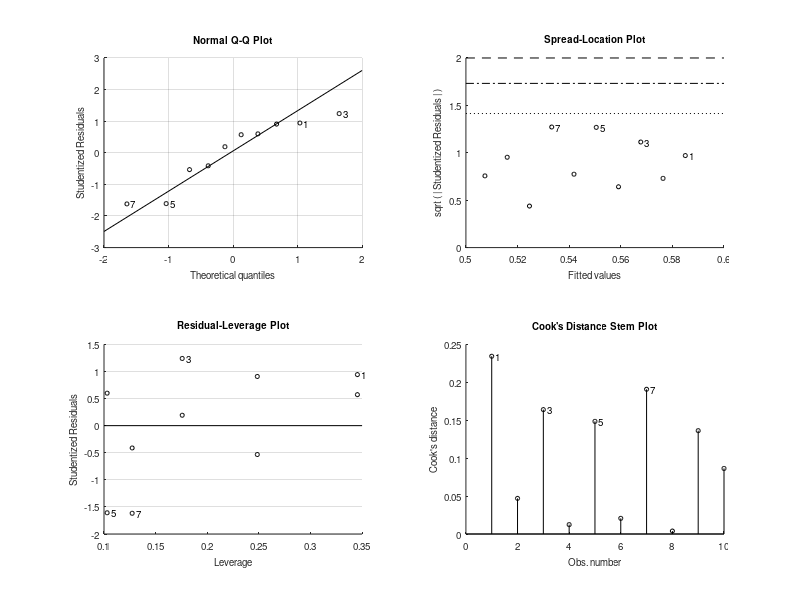

This chart was generated by the following MATLAB code: (Note: this script raises an error after producing the figure.)
% Definir las variables
duracion = 10; % Puedes cambiar esto al número de segundos que necesites
tiempo = (1:duracion)'; % Generar una serie de tiempo de 1 a duracion

% Generar datos de ejemplo (puedes reemplazar esto con tus propios datos)
datos = rand(duracion, 1); % Generar datos aleatorios como ejemplo

% Ajustar un modelo de regresión lineal
modelo = fitlm(tiempo, datos);

% Predicción a futuro
prediccion_hasta = 20; % Cuántos segundos en el futuro quieres predecir
tiempo_futuro = (1:prediccion_hasta)'; 
predicciones = predict(modelo, tiempo_futuro);

% Visualizar el modelo y las predicciones
figure;
hold on;
plot(tiempo, datos, 'bo', 'DisplayName', 'Datos Actuales');
plot(tiempo_futuro, predicciones, 'r-', 'DisplayName', 'Predicción');
xlabel('Tiempo (segundos)');
ylabel('Valor');
legend;
title('Modelo Predictivo en MATLAB');
hold off;

%%
% Definir las variables
duracion = 200; % Número total de puntos de datos
tiempo = (1:duracion)'; 

% Generar datos que aumentan linealmente hasta 100 y luego disminuyen
max_valor = 100;
mitad_duracion = round(duracion / 2);
datos = [linspace(1, max_valor, mitad_duracion)'; linspace(max_valor, 1, duracion - mitad_duracion)'];

% Ajustar un modelo de regresión lineal
modelo = fitlm(tiempo, datos);

% Predicción a futuro
prediccion_hasta = 250; % Cuántos segundos en el futuro quieres predecir
tiempo_futuro = (1:prediccion_hasta)'; 
predicciones = predict(modelo, tiempo_futuro);

% Visualizar el modelo y las predicciones
figure;
hold on;
plot(tiempo, datos, 'bo', 'DisplayName', 'Datos Actuales');
plot(tiempo_futuro, predicciones, 'r-', 'DisplayName', 'Predicción');
xlabel('Tiempo (segundos)');
ylabel('Valor');
legend;
title('Modelo Predictivo en MATLAB');
hold off;

%%
% Definir las variables
duracion = 200; % Número total de puntos de datos
tiempo = (1:duracion)';

% Generar datos que aumentan linealmente hasta 100 y luego disminuyen
max_valor = 100;
mitad_duracion = round(duracion / 2);
datos = [linspace(1, max_valor, mitad_duracion)'; linspace(max_valor, 1, duracion - mitad_duracion)'];

% Añadir aleatoriedad
aleatoriedad = randn(duracion, 1) * 5; % Aleatoriedad con desviación estándar de 5
datos_aleatorios = datos + aleatoriedad;

% Ajustar un modelo de regresión lineal
modelo = fitlm(tiempo, datos_aleatorios);

% Predicción a futuro
prediccion_hasta = 250; % Cuántos segundos en el futuro quieres predecir
tiempo_futuro = (1:prediccion_hasta)'; 
predicciones = predict(modelo, tiempo_futuro);

% Visualizar el modelo y las predicciones
figure;
hold on;
plot(tiempo, datos_aleatorios, 'bo', 'DisplayName', 'Datos Actuales con Aleatoriedad');
plot(tiempo_futuro, predicciones, 'r-', 'DisplayName', 'Predicción');
xlabel('Tiempo (segundos)');
ylabel('Valor');
legend;
title('Modelo Predictivo con Aleatoriedad en MATLAB');
hold off;

%%
% Definir las variables
duracion = 500; % Número total de puntos de datos
tiempo = (1:duracion)';

% Generar datos con comportamiento exponencial
max_valor = 100;
datos = max_valor * (exp(tiempo / max(tiempo)) - 1) / (exp(1) - 1); 

% Añadir aleatoriedad
aleatoriedad = randn(duracion, 1) * 5; % Aleatoriedad con desviación estándar de 5
datos_aleatorios = datos + aleatoriedad;

% Ajustar un modelo de regresión lineal
modelo = fitlm(tiempo, datos_aleatorios);

% Predicción a futuro
prediccion_hasta = 500; % Cuántos segundos en el futuro quieres predecir
tiempo_futuro = (1:prediccion_hasta)'; 
predicciones = predict(modelo, tiempo_futuro);

% Visualizar el modelo y las predicciones
figure;
hold on;
plot(tiempo, datos_aleatorios, 'bo', 'DisplayName', 'Datos Actuales con Aleatoriedad');
plot(tiempo_futuro, predicciones, 'r-', 'DisplayName', 'Predicción');
xlabel('Tiempo (segundos)');
ylabel('Valor');
legend;
title('Modelo Predictivo con Comportamiento Exponencial y Aleatoriedad en MATLAB');
hold off;

%%
% Definir las variables
duracion = 1000; % Número total de puntos de datos
tiempo = (1:duracion)';

% Generar datos con comportamiento exponencial decreciente
datos = 150 * log(tiempo); 

% Añadir aleatoriedad
aleatoriedad = randn(duracion, 1) ; % Aleatoriedad con desviación estándar de 5
datos_aleatorios = datos + aleatoriedad;

% Ajustar un modelo de regresión lineal
modelo = fitlm(tiempo, datos_aleatorios);

% Predicción a futuro
prediccion_hasta = 1500; % Cuántos segundos en el futuro quieres predecir
tiempo_futuro = (1:prediccion_hasta)'; 
predicciones = predict(modelo, tiempo_futuro);

% Visualizar el modelo y las predicciones
figure;
hold on;
plot(tiempo, datos_aleatorios, 'bo', 'DisplayName', 'Datos Actuales con Aleatoriedad');
plot(tiempo_futuro, predicciones, 'r-', 'DisplayName', 'Predicción');
xlabel('Tiempo (segundos)');
ylabel('Valor');
legend;
title('Modelo Predictivo con Comportamiento Exponencial Decreciente y Aleatoriedad en MATLAB');
hold off;

%%
% Definir el rango de x para cada segmento
x1 = linspace(1, 1000, 500);
x2 = linspace(1000, 2000, 500);

% Crear las funciones
y1 = log(x1); % Logarítmica de 0 a 1000
y2 = log(1000) * exp(-0.001 * (x2 - 1000)); % Decrecimiento lento después de 1000

% Unir las funciones y los rangos
x = [x1 x2];
y = [y1 y2];

% Graficar la función a trozos
plot(x, y)
xlabel('x')
ylabel('y')
title('Función a Trozos: log(x) y Decrecimiento Lento')
grid on

%%
% Definir el rango de x para cada segmento
x1 = linspace(1, 1000, 500);
x2 = linspace(1000, 2000, 500);

% Crear las funciones base
y1_base = log(x1); % Logarítmica de 0 a 1000
y2_base = log(1000) * exp(-0.001 * (x2 - 1000)); % Decrecimiento lento después de 1000

% Agregar ruido aleatorio a los datos
noise1 = 0.1 * randn(size(y1_base));
noise2 = 0.1 * randn(size(y2_base));

y1 = y1_base + noise1;
y2 = y2_base + noise2;

% Unir las funciones y los rangos
x = [x1 x2];
y = [y1 y2];

% Graficar la función a trozos con datos aleatorios
plot(x, y, 'o')
xlabel('x')
ylabel('y')
title('Datos Aleatorios con Comportamiento Definido')
grid on

%%
% Definir el rango de x para cada segmento
x1 = linspace(1, 1000, 500);
x2 = linspace(1000, 2000, 500);

% Crear las funciones base
y1_base = log(x1); % Logarítmica de 0 a 1000
y2_base = log(1000) * exp(-0.001 * (x2 - 1000)); % Decrecimiento lento después de 1000

% Agregar ruido aleatorio a los datos
noise1 = 0.1 * randn(size(y1_base));
noise2 = 0.1 * randn(size(y2_base));

y1 = y1_base + noise1;
y2 = y2_base + noise2;

% Unir las funciones y los rangos
x = [x1 x2];
y = [y1 y2];

% Ajuste de la curva para la parte logarítmica
coeffs1 = polyfit(x1, y1, 2); % Ajuste cuadrático como ejemplo
y_fit1 = polyval(coeffs1, x1);

% Ajuste de la curva para la parte decreciente
coeffs2 = polyfit(x2, y2, 2); % Ajuste cuadrático como ejemplo
y_fit2 = polyval(coeffs2, x2);

% Graficar los datos y el ajuste
figure;
plot(x, y, 'o'); hold on;
plot(x1, y_fit1, '-r', 'LineWidth', 2);
plot(x2, y_fit2, '-b', 'LineWidth', 2);
xlabel('x');
ylabel('y');
title('Datos Aleatorios y su Ajuste de Curva');
legend('Datos', 'Ajuste Log(x)', 'Ajuste Decrecimiento Lento');
grid on;

% Predicción de valores futuros
x_future = linspace(2000, 2500, 100);
y_future = polyval(coeffs2, x_future);

% Graficar predicción futura
figure;
plot(x_future, y_future, '-g', 'LineWidth', 2);
xlabel('x');
ylabel('y');
title('Predicción de Comportamiento Futuro');
grid on;

%%
% Definir el rango de x para cada segmento
x1 = linspace(1, 1000, 500);
x2 = linspace(1000, 1200, 500);

% Crear las funciones base
y1_base = log(x1); % Logarítmica de 0 a 1000
y2_base = log(1000) * exp(-0.001 * (x2 - 1000)); % Decrecimiento lento después de 1000

% Agregar ruido aleatorio a los datos
noise1 = 0.1 * randn(size(y1_base));
noise2 = 0.1 * randn(size(y2_base));

y1 = y1_base + noise1;
y2 = y2_base + noise2;

% Unir las funciones y los rangos
x = [x1 x2];
y = [y1 y2];
X = [x1 x2];

% Ajuste de la curva para toda la serie de datos
coeffs = polyfit(x, y, 4); % Ajuste polinómico de grado 4 como ejemplo
y_fit = polyval(coeffs, x);

% Graficar los datos y el ajuste
plot(x, y, 'o'); hold on;
plot(X, y_fit, '-r', 'LineWidth', 2);
xlabel('x');
ylabel('y');
title('Datos Aleatorios y su Ajuste de Curva Único');
legend('Datos', 'Ajuste Polinómico');
grid on;

%%
% Definir el rango de x para cada segmento
x1 = linspace(1, 1000, 500);
x2 = linspace(1000, 2000, 500);

% Crear las funciones base
y1_base = log(x1); % Logarítmica de 0 a 1000
y2_base = log(1000) * exp(-0.001 * (x2 - 1000)); % Decrecimiento lento después de 1000

% Agregar ruido aleatorio a los datos
noise1 = 0.1 * randn(size(y1_base));
noise2 = 0.1 * randn(size(y2_base));

y1 = y1_base + noise1;
y2 = y2_base + noise2;

% Unir las funciones y los rangos
x = [x1 x2];
y = [y1 y2];

% Ajuste de la curva para toda la serie de datos
coeffs = polyfit(x, y, 4); % Ajuste polinómico de grado 4 como ejemplo
y_fit = polyval(coeffs, x);

% Graficar los datos y el ajuste
plot(x, y, 'o'); hold on;
plot(x, y_fit, '-r', 'LineWidth', 2);
xlabel('x');
ylabel('y');
title('Datos Aleatorios y su Ajuste de Curva Único');
legend('Datos', 'Ajuste Polinómico');
grid on;

% Predicción de valores futuros
x_future = linspace(2000, 3000, 200); % Extender el rango de predicción
y_future = polyval(coeffs, x_future);

% Graficar predicción futura
figure;
plot(x_future, y_future, '-g', 'LineWidth', 2);
xlabel('x');
ylabel('y');
title('Predicción de Comportamiento Futuro');
grid on;

%%
% Definir el rango de x para los datos
x_data = linspace(1, 1200, 500);

% Crear las funciones base
y_base = log(x_data); % Logarítmica

% Agregar ruido aleatorio a los datos
noise = 0.1 * randn(size(y_base));
y_data = y_base + noise;

% Ajuste de la curva para los datos disponibles
coeffs = polyfit(x_data, y_data, 4); % Ajuste polinómico de grado 4
x_fit = linspace(1, 1500, 1000); % Extender el rango de x para el ajuste
y_fit = polyval(coeffs, x_fit);

y_data = y_data*10;
y_fit = y_fit*10;

% Graficar los datos y el ajuste
plot(x_data, y_data, 'o'); hold on;
plot(x_fit, y_fit, '-r', 'LineWidth', 2);
xlabel('# de lavados realizados');
ylabel('Tiempo total de lavado (s)');
title('Tiempo total de lavado con un Ajuste Polinómico con Extensión de Rango');
legend('Tiempo (s)', 'Ajuste Polinómico');
grid on;
